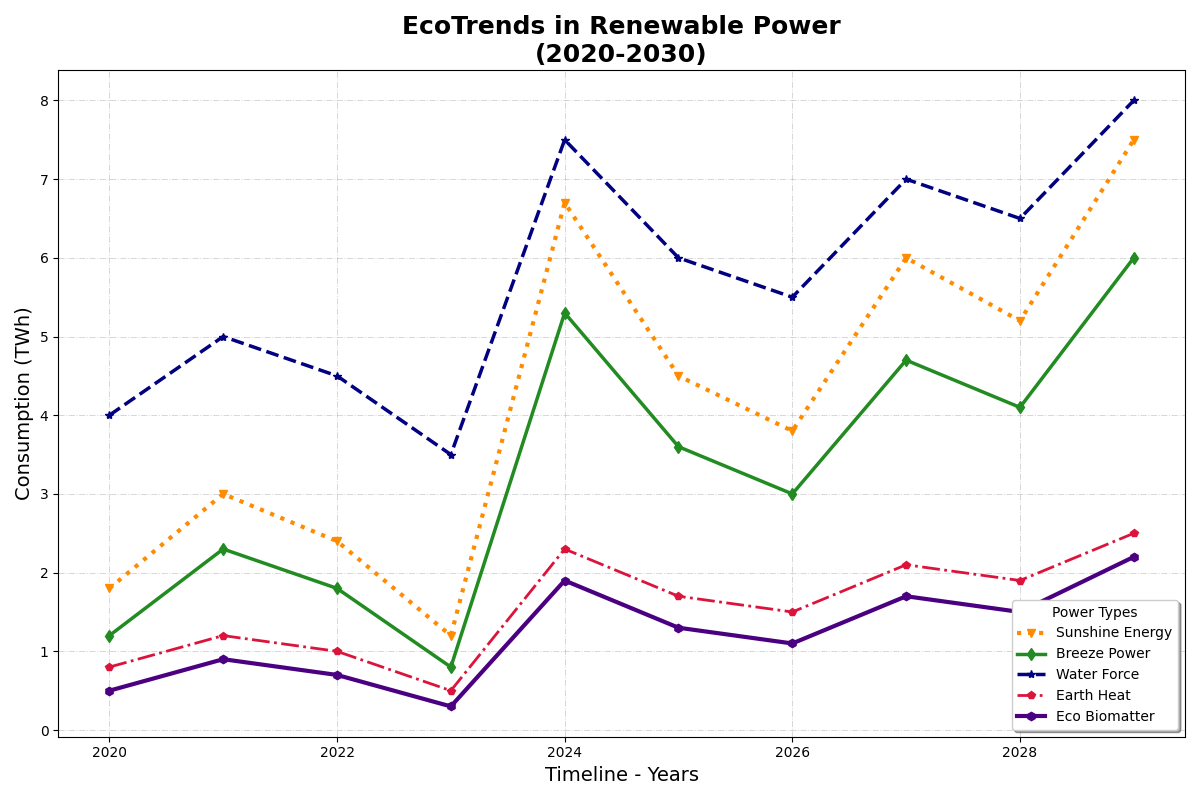

This chart was generated by the following Python code:
import matplotlib.pyplot as plt
import numpy as np

years = np.arange(2020, 2030)

solar_usage = [1.8, 3.0, 2.4, 1.2, 6.7, 4.5, 3.8, 6.0, 5.2, 7.5]
wind_usage = [1.2, 2.3, 1.8, 0.8, 5.3, 3.6, 3.0, 4.7, 4.1, 6.0]
hydro_usage = [4.0, 5.0, 4.5, 3.5, 7.5, 6.0, 5.5, 7.0, 6.5, 8.0]
geothermal_usage = [0.8, 1.2, 1.0, 0.5, 2.3, 1.7, 1.5, 2.1, 1.9, 2.5]
biomass_usage = [0.5, 0.9, 0.7, 0.3, 1.9, 1.3, 1.1, 1.7, 1.5, 2.2]

fig, ax = plt.subplots(figsize=(12, 8))

ax.plot(years, solar_usage, marker='v', linestyle=':', color='darkorange', label='Sunshine Energy', linewidth=3)
ax.plot(years, wind_usage, marker='d', linestyle='-', color='forestgreen', label='Breeze Power', linewidth=2.5)
ax.plot(years, hydro_usage, marker='*', linestyle='--', color='navy', label='Water Force', linewidth=2.5)
ax.plot(years, geothermal_usage, marker='p', linestyle='-.', color='crimson', label='Earth Heat', linewidth=2)
ax.plot(years, biomass_usage, marker='h', linestyle='-', color='indigo', label='Eco Biomatter', linewidth=3)

ax.set_title('EcoTrends in Renewable Power\n(2020-2030)', fontsize=18, fontweight='bold')
ax.set_xlabel('Timeline - Years', fontsize=14)
ax.set_ylabel('Consumption (TWh)', fontsize=14)

ax.legend(title='Power Types', loc='lower right', fontsize=10, shadow=True)

ax.grid(True, linestyle='-.', linewidth=0.7, alpha=0.5)

plt.tight_layout()

plt.show()
